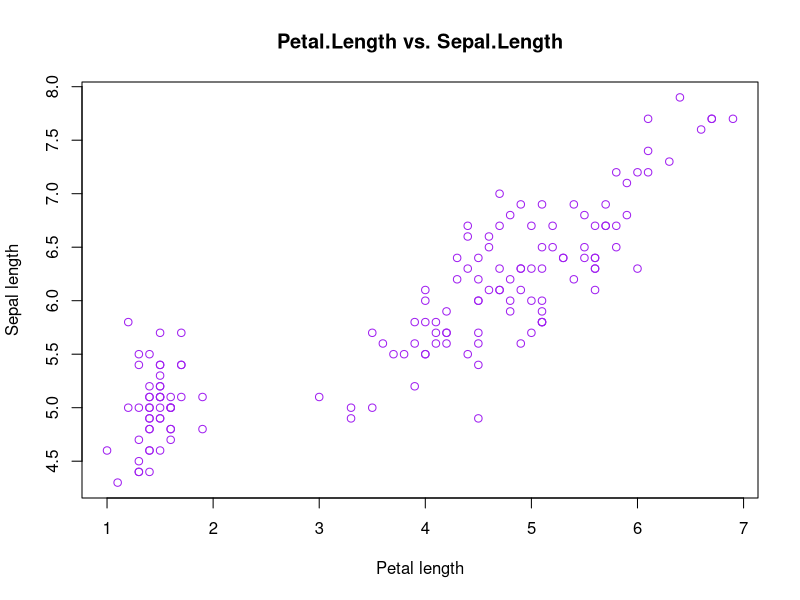
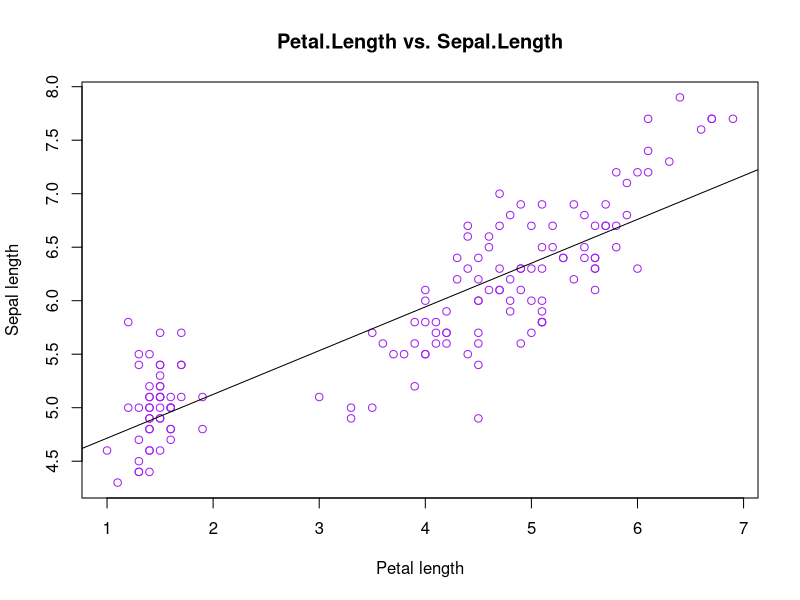
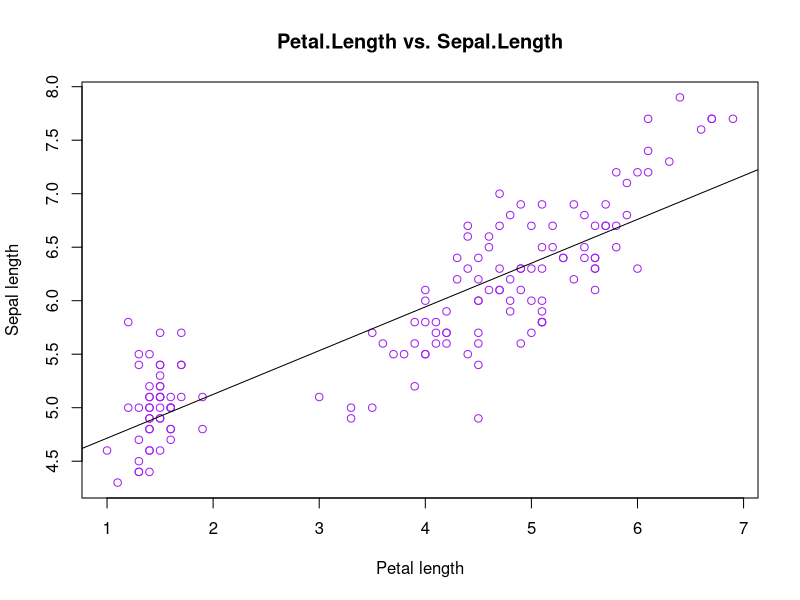

Generate these figures, in order, with R:
## ---- chunk 1
runif(10)
#I didn't recieve the same numbers when I repeated this section.
## ---- chunk 2
set.seed(12345)
runif(10)
#In this section I got the same numbers when I ran it twice.  
## ---- chunk 3
set.seed (54321)
runif(10)
#In this section, I get other numbers than the previous section, but again, I get the same numbers when I run this section twice.
## ---- chunk 4
set.seed (Sys.time ())
runif(10)
#In this section I get different numbers in every run of the above commands.
## ---- chunk 5
CelsiustoFahrenheit <- function(degrees)
{
  return(degrees*(9/5) + 32) #A formula for convertion from Celsius to Fahrenheit
}
CelsiustoFahrenheit(36.6)
## ---- chunk 6
Unique <- function(anyVector) 
{
  uniqVector <- anyVector[1]
  if(length(anyVector) == 1) #In case there is only 1 element in the vector, the vector is already unique.
  {
    return(uniqVector)
  }
  #Scans the vector
    for(i in 1:length(anyVector))
  {
    for(j in 1:length(uniqVector))
    {
           if(!(is.element(anyVector[i],uniqVector))) #If the current element is not in the new vector, add it.
      {
        uniqVector <- c(uniqVector,anyVector[i])
      }
    }
  }
  return(uniqVector)
}
Unique(c(1,1,2,3,5,5,1,8))
## ---- chunk 7
Divisors <- function(num){
  #  Vector of numberes to test against
  divisors <- seq_len(num)
  #  Modulo division. If remainder is 0 that number is a divisor of the given number so return it
  divisors <- divisors[ num%%divisors == 0 ]
  divisors <- divisors[-c(1,length(divisors))] #Remove 1  and the number itself.
  return(divisors)
}
Divisors(32)
## ---- chunk 8
iris[with(iris, order(Sepal.Length, decreasing = TRUE))[1:20],]
## ---- chunk 9
iris[with(iris, order(Sepal.Length))[1:20],]

## ---- chunk 10
iris[with(iris, order(Species, Petal.Width)),]
## ---- chunk 11
for(col in names(iris))
{
  if(class(iris[,col]) == "numeric") #Avoid the "Speices" column.
    {
        print(paste(col, "median value is:", median(iris[,col])))
    }
}
## ---- chunk 12
filtered_iris <- subset(iris, Species == "setosa") #Extract only the setose species.
for(col in names(filtered_iris))
{
  if(class(filtered_iris[,col]) == "numeric") #Avoid the "Speices" column.
    {
        print(paste(col, "mean value is:", mean(filtered_iris[,col])))
    }
}
## ---- chunk 13
aggregate(iris["Petal.Length"], by=list(iris$Species),FUN=mean)[,c("Group.1", "Petal.Length")] #Present only the petal.length column.
## ---- chunk 14
iris_greater_3 <- subset(iris, Sepal.Width > 3) #Filters the df to sepal.length > 3
aggregate(iris_greater_3["Sepal.Length"], by=list(iris_greater_3$Species),FUN=mean)[,c("Group.1", "Sepal.Length")] #Present only the sepal.length column.

## ---- chunk 15
plot(iris$Petal.Length, iris$Sepal.Length, xlab = "Petal length", ylab = "Sepal length", main = "Petal.Length vs. Sepal.Length", col = "purple")

## ---- chunk 16
linearMod <- lm(Sepal.Length~ Sepal.Width, data=iris)
summary(linearMod)
#The p-value > 0.05, therefore this is not statistically significant.
## ---- chunk 17
plot(iris$Petal.Length, iris$Sepal.Length, xlab = "Petal length", ylab = "Sepal length", main = "Petal.Length vs. Sepal.Length", col = "purple")
abline(lm(Sepal.Length ~ Petal.Length,data = iris))

## ---- chunk 18
pdf("C:/Users/Owner/Desktop/RCourse/Plot.pdf")
plot(iris$Petal.Length, iris$Sepal.Length, xlab = "Petal length", ylab = "Sepal length", main = "Petal.Length vs. Sepal.Length", col = "purple")
abline(lm(Sepal.Length ~ Petal.Length,data = iris))
dev.off()
